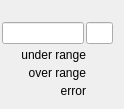
   <widget class="QWidget" name="page_2">
    <attribute name="label">
     <string>Ch 3</string>
    </attribute>
    <widget class="caFrame" name="caframe_7">
     <property name="geometry">
      <rect>
       <x>0</x>
       <y>20</y>
       <width>115</width>
       <height>80</height>
      </rect>
     </property>
     <property name="macro">
      <string notr="true">CH=3,IOC=$(IOC),MasterID=$(MasterID),SlaveID=$(SlaveID),HWType=$(HWType)</string>
     </property>
     <layout class="QGridLayout" name="gridLayout_12">
      <property name="leftMargin">
       <number>2</number>
      </property>
      <property name="topMargin">
       <number>2</number>
      </property>
      <property name="rightMargin">
       <number>2</number>
      </property>
      <property name="bottomMargin">
       <number>2</number>
      </property>
      <property name="spacing">
       <number>2</number>
      </property>
      <item row="0" column="0">
       <layout class="QHBoxLayout" name="horizontalLayout_6" stretch="3,1">
        <item>
         <widget class="caLineEdit" name="calineedit_11">
          <property name="alignment">
           <set>Qt::AlignRight|Qt::AlignTrailing|Qt::AlignVCenter</set>
          </property>
          <property name="channel" stdset="0">
           <string notr="true">$(IOC):m$(MasterID)s$(SlaveID)-AI0$(CH)</string>
          </property>
          <property name="background">
           <color alpha="0">
            <red>160</red>
            <green>160</green>
            <blue>164</blue>
           </color>
          </property>
          <property name="colorMode">
           <enum>caLineEdit::Static</enum>
          </property>
          <property name="precisionMode">
           <enum>caLineEdit::Channel</enum>
          </property>
         </widget>
        </item>
        <item>
         <widget class="caLineEdit" name="calineedit_12">
          <property name="channel" stdset="0">
           <string notr="true">$(IOC):m$(MasterID)s$(SlaveID)-AI0$(CH).EGU</string>
          </property>
          <property name="background">
           <color alpha="0">
            <red>160</red>
            <green>160</green>
            <blue>164</blue>
           </color>
          </property>
          <property name="colorMode">
           <enum>caLineEdit::Static</enum>
          </property>
          <property name="precisionMode">
           <enum>caLineEdit::User</enum>
          </property>
         </widget>
        </item>
       </layout>
      </item>
      <item row="1" column="0">
       <layout class="QGridLayout" name="gridLayout_6" columnstretch="10,3">
        <property name="spacing">
         <number>2</number>
        </property>
        <item row="1" column="0">
         <widget class="caLabel" name="calabel_19">
          <property name="toolTip">
           <string/>
          </property>
          <property name="text">
           <string>over range</string>
          </property>
          <property name="textFormat">
           <enum>Qt::PlainText</enum>
          </property>
          <property name="alignment">
           <set>Qt::AlignBottom|Qt::AlignRight|Qt::AlignTrailing</set>
          </property>
         </widget>
        </item>
        <item row="0" column="1">
         <widget class="caLed" name="caled_18">
          <property name="toolTip">
           <string>&lt;html&gt;&lt;head/&gt;&lt;body&gt;&lt;p&gt;E-Bus Power Status&lt;/p&gt;&lt;/body&gt;&lt;/html&gt;</string>
          </property>
          <property name="rectangular">
           <bool>true</bool>
          </property>
          <property name="gradientEnabled">
           <bool>false</bool>
          </property>
          <property name="ledWidth">
           <number>16</number>
          </property>
          <property name="ledHeight">
           <number>16</number>
          </property>
          <property name="channel" stdset="0">
           <string notr="true">$(IOC):m$(MasterID)s$(SlaveID)-AI0$(CH)-UndrLimAlrm</string>
          </property>
          <property name="colorMode">
           <enum>caLed::Static</enum>
          </property>
          <property name="falseColor">
           <color>
            <red>170</red>
            <green>0</green>
            <blue>0</blue>
           </color>
          </property>
          <property name="trueColor">
           <color>
            <red>0</red>
            <green>85</green>
            <blue>0</blue>
           </color>
          </property>
          <property name="trueValue">
           <string notr="true">0</string>
          </property>
          <property name="falseValue">
           <string notr="true">1</string>
          </property>
         </widget>
        </item>
        <item row="2" column="1">
         <widget class="caLed" name="caled_19">
          <property name="toolTip">
           <string/>
          </property>
          <property name="rectangular">
           <bool>true</bool>
          </property>
          <property name="gradientEnabled">
           <bool>false</bool>
          </property>
          <property name="ledWidth">
           <number>16</number>
          </property>
          <property name="ledHeight">
           <number>16</number>
          </property>
          <property name="channel" stdset="0">
           <string notr="true">$(IOC):m$(MasterID)s$(SlaveID)-AI0$(CH)-ErrAlrm</string>
          </property>
          <property name="colorMode">
           <enum>caLed::Static</enum>
          </property>
          <property name="falseColor">
           <color>
            <red>170</red>
            <green>0</green>
            <blue>0</blue>
           </color>
          </property>
          <property name="trueColor">
           <color>
            <red>0</red>
            <green>85</green>
            <blue>0</blue>
           </color>
          </property>
          <property name="trueValue">
           <string notr="true">0</string>
          </property>
          <property name="falseValue">
           <string notr="true">1</string>
          </property>
         </widget>
        </item>
        <item row="2" column="0">
         <widget class="caLabel" name="calabel_20">
          <property name="toolTip">
           <string/>
          </property>
          <property name="text">
           <string>error</string>
          </property>
          <property name="textFormat">
           <enum>Qt::PlainText</enum>
          </property>
          <property name="alignment">
           <set>Qt::AlignBottom|Qt::AlignRight|Qt::AlignTrailing</set>
          </property>
         </widget>
        </item>
        <item row="0" column="0">
         <widget class="caLabel" name="calabel_21">
          <property name="toolTip">
           <string/>
          </property>
          <property name="text">
           <string>under range</string>
          </property>
          <property name="textFormat">
           <enum>Qt::PlainText</enum>
          </property>
          <property name="alignment">
           <set>Qt::AlignBottom|Qt::AlignRight|Qt::AlignTrailing</set>
          </property>
         </widget>
        </item>
        <item row="1" column="1">
         <widget class="caLed" name="caled_20">
          <property name="toolTip">
           <string/>
          </property>
          <property name="rectangular">
           <bool>true</bool>
          </property>
          <property name="gradientEnabled">
           <bool>false</bool>
          </property>
          <property name="ledWidth">
           <number>16</number>
          </property>
          <property name="ledHeight">
           <number>16</number>
          </property>
          <property name="channel" stdset="0">
           <string notr="true">$(IOC):m$(MasterID)s$(SlaveID)-AI0$(CH)-OvrLimAlrm</string>
          </property>
          <property name="colorMode">
           <enum>caLed::Static</enum>
          </property>
          <property name="falseColor">
           <color>
            <red>170</red>
            <green>0</green>
            <blue>0</blue>
           </color>
          </property>
          <property name="trueColor">
           <color>
            <red>0</red>
            <green>85</green>
            <blue>0</blue>
           </color>
          </property>
          <property name="trueValue">
           <string notr="true">0</string>
          </property>
          <property name="falseValue">
           <string notr="true">1</string>
          </property>
         </widget>
        </item>
       </layout>
      </item>
     </layout>
    </widget>
   </widget>
